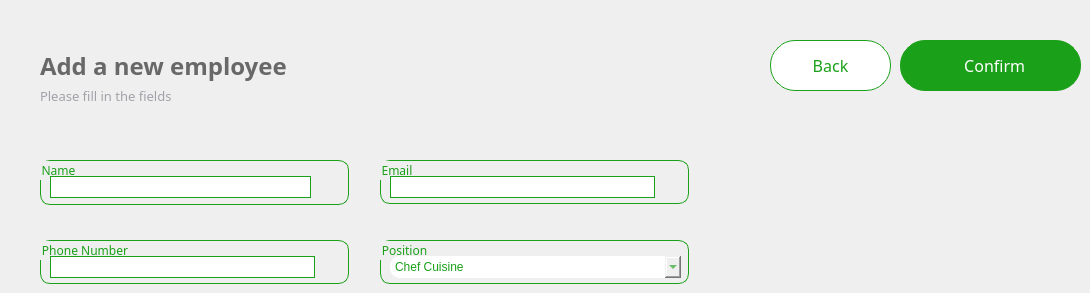
     <widget class="QWidget" name="Add_employee">
      <widget class="QGroupBox" name="email">
       <property name="geometry">
        <rect>
         <x>380</x>
         <y>160</y>
         <width>309</width>
         <height>44</height>
        </rect>
       </property>
       <property name="font">
        <font>
         <family>Lexend Light</family>
        </font>
       </property>
       <property name="styleSheet">
        <string notr="true">border-radius:10px;
border-color: rgb(27, 160, 25);
border-width : 1.2px;
border-style:solid;
color: rgb(27, 160, 25);
</string>
       </property>
       <property name="title">
        <string>Email</string>
       </property>
       <property name="alignment">
        <set>Qt::AlignmentFlag::AlignLeading|Qt::AlignmentFlag::AlignLeft|Qt::AlignmentFlag::AlignTop</set>
       </property>
       <property name="flat">
        <bool>false</bool>
       </property>
       <property name="checkable">
        <bool>false</bool>
       </property>
       <widget class="QLineEdit" name="email_field">
        <property name="geometry">
         <rect>
          <x>10</x>
          <y>16</y>
          <width>265</width>
          <height>22</height>
         </rect>
        </property>
        <property name="styleSheet">
         <string notr="true">border-radius:0px;
border-color: rgb(27, 160, 25);
border-width : 0x;
color:grey;</string>
        </property>
        <property name="text">
         <string/>
        </property>
        <property name="echoMode">
         <enum>QLineEdit::EchoMode::Normal</enum>
        </property>
       </widget>
      </widget>
      <widget class="QLabel" name="Sub_title">
       <property name="geometry">
        <rect>
         <x>40</x>
         <y>80</y>
         <width>291</width>
         <height>31</height>
        </rect>
       </property>
       <property name="font">
        <font>
         <family>Lexend Light</family>
         <pointsize>10</pointsize>
        </font>
       </property>
       <property name="cursor">
        <cursorShape>PointingHandCursor</cursorShape>
       </property>
       <property name="layoutDirection">
        <enum>Qt::LayoutDirection::LeftToRight</enum>
       </property>
       <property name="styleSheet">
        <string notr="true">background-color:transparent;
color: #A2A1A8;
border:none;</string>
       </property>
       <property name="text">
        <string>Please fill in the fields</string>
       </property>
       <property name="alignment">
        <set>Qt::AlignmentFlag::AlignLeading|Qt::AlignmentFlag::AlignLeft|Qt::AlignmentFlag::AlignVCenter</set>
       </property>
      </widget>
      <widget class="QGroupBox" name="name">
       <property name="geometry">
        <rect>
         <x>40</x>
         <y>160</y>
         <width>309</width>
         <height>45</height>
        </rect>
       </property>
       <property name="font">
        <font>
         <family>Lexend Light</family>
        </font>
       </property>
       <property name="styleSheet">
        <string notr="true">border-radius:10px;
border-color: rgb(27, 160, 25);
border-width : 1.2px;
border-style:solid;
color: rgb(27, 160, 25);
</string>
       </property>
       <property name="title">
        <string>Name</string>
       </property>
       <property name="alignment">
        <set>Qt::AlignmentFlag::AlignLeading|Qt::AlignmentFlag::AlignLeft|Qt::AlignmentFlag::AlignTop</set>
       </property>
       <property name="flat">
        <bool>false</bool>
       </property>
       <property name="checkable">
        <bool>false</bool>
       </property>
       <widget class="QLineEdit" name="name_field">
        <property name="enabled">
         <bool>true</bool>
        </property>
        <property name="geometry">
         <rect>
          <x>10</x>
          <y>16</y>
          <width>261</width>
          <height>22</height>
         </rect>
        </property>
        <property name="styleSheet">
         <string notr="true">border-radius:0px;
border-color: rgb(27, 160, 25);
border-width : 0x;
color:grey;</string>
        </property>
        <property name="text">
         <string/>
        </property>
       </widget>
      </widget>
      <widget class="QLabel" name="Title">
       <property name="geometry">
        <rect>
         <x>40</x>
         <y>50</y>
         <width>381</width>
         <height>31</height>
        </rect>
       </property>
       <property name="font">
        <font>
         <family>Lexend</family>
         <pointsize>18</pointsize>
         <bold>true</bold>
        </font>
       </property>
       <property name="styleSheet">
        <string notr="true">color: rgb(104, 104, 104);
border:none;</string>
       </property>
       <property name="text">
        <string>Add a new employee</string>
       </property>
      </widget>
      <widget class="QGroupBox" name="phone_number">
       <property name="geometry">
        <rect>
         <x>40</x>
         <y>240</y>
         <width>309</width>
         <height>44</height>
        </rect>
       </property>
       <property name="font">
        <font>
         <family>Lexend Light</family>
        </font>
       </property>
       <property name="styleSheet">
        <string notr="true">border-radius:10px;
border-color: rgb(27, 160, 25);
border-width : 1.2px;
border-style:solid;
color: rgb(27, 160, 25);
</string>
       </property>
       <property name="title">
        <string>Phone Number</string>
       </property>
       <property name="alignment">
        <set>Qt::AlignmentFlag::AlignLeading|Qt::AlignmentFlag::AlignLeft|Qt::AlignmentFlag::AlignTop</set>
       </property>
       <property name="flat">
        <bool>false</bool>
       </property>
       <property name="checkable">
        <bool>false</bool>
       </property>
       <widget class="QLineEdit" name="phone_field">
        <property name="geometry">
         <rect>
          <x>10</x>
          <y>16</y>
          <width>265</width>
          <height>22</height>
         </rect>
        </property>
        <property name="styleSheet">
         <string notr="true">border-radius:0px;
border-color: rgb(27, 160, 25);
border-width : 0x;
color:grey;</string>
        </property>
        <property name="text">
         <string/>
        </property>
        <property name="echoMode">
         <enum>QLineEdit::EchoMode::Normal</enum>
        </property>
       </widget>
      </widget>
      <widget class="QGroupBox" name="position">
       <property name="geometry">
        <rect>
         <x>380</x>
         <y>240</y>
         <width>309</width>
         <height>44</height>
        </rect>
       </property>
       <property name="font">
        <font>
         <family>Lexend Light</family>
        </font>
       </property>
       <property name="styleSheet">
        <string notr="true">border-radius:10px;
border-color: rgb(27, 160, 25);
border-width : 1.2px;
border-style:solid;
color: rgb(27, 160, 25);
</string>
       </property>
       <property name="title">
        <string>Position</string>
       </property>
       <property name="alignment">
        <set>Qt::AlignmentFlag::AlignLeading|Qt::AlignmentFlag::AlignLeft|Qt::AlignmentFlag::AlignTop</set>
       </property>
       <property name="flat">
        <bool>false</bool>
       </property>
       <property name="checkable">
        <bool>false</bool>
       </property>
       <widget class="QComboBox" name="position_field">
        <property name="geometry">
         <rect>
          <x>10</x>
          <y>16</y>
          <width>291</width>
          <height>22</height>
         </rect>
        </property>
        <property name="styleSheet">
         <string notr="true">border:none;</string>
        </property>
        <item>
         <property name="text">
          <string>Chef Cuisine</string>
         </property>
        </item>
        <item>
         <property name="text">
          <string>Manager</string>
         </property>
        </item>
        <item>
         <property name="text">
          <string>technicien</string>
         </property>
        </item>
       </widget>
      </widget>
      <widget class="QPushButton" name="confirm_employee_btn">
       <property name="geometry">
        <rect>
         <x>900</x>
         <y>40</y>
         <width>181</width>
         <height>51</height>
        </rect>
       </property>
       <property name="styleSheet">
        <string notr="true">*{
border-radius:25px;
color:white;
font-family: Lexend;
font-size:16px;
border-color: rgb(27, 160, 25);
border-width : 1.2px;
border-style:solid;
background-color:#1ba019;
}
QPushButton:hover
{
background:#013220;
color:white;
border-left:3px solid white ; 
border-color:none;
border-radius:25px;
}
QPushButton:pressed
{
background:#013220;
color:white;
border-radius:25px;
font-family: Lexend;
font-size:16px;
border-left:3.2px solid white ; 


/*background: qlineargradient(x1: 0, y1: 0, x2: 0, y2: 1,
                                stop: 0 #ffffff, stop: 1 #dcdcdc);*/
}</string>
       </property>
       <property name="text">
        <string>  Confirm</string>
       </property>
       <property name="iconSize">
        <size>
         <width>200</width>
         <height>200</height>
        </size>
       </property>
      </widget>
      <widget class="QPushButton" name="add_back">
       <property name="geometry">
        <rect>
         <x>770</x>
         <y>40</y>
         <width>121</width>
         <height>51</height>
        </rect>
       </property>
       <property name="styleSheet">
        <string notr="true">*{
border-radius:25px;
color:#1ba019;
font-family: Lexend;
font-size:16px;
border-color: rgb(27, 160, 25);
border-width : 1.2px;
border-style:solid;
background-color:white;
}
QPushButton:hover
{
background:white;
color:#00b521;
border-left:3px solid #00b521 ; 
border-color:none;
border-radius:25px;
}
QPushButton:pressed
{
background:#013220;
color:#1ba019;
border-radius:25px;
font-family: Lexend;
font-size:16px;
border-left:3.2px solid #1BA019 ; 


/*background: qlineargradient(x1: 0, y1: 0, x2: 0, y2: 1,
                                stop: 0 #ffffff, stop: 1 #dcdcdc);*/
}</string>
       </property>
       <property name="text">
        <string>Back</string>
       </property>
       <property name="icon">
        <iconset resource="resources.qrc">
         <normaloff>:/images/back.png</normaloff>:/images/back.png</iconset>
       </property>
       <property name="iconSize">
        <size>
         <width>200</width>
         <height>200</height>
        </size>
       </property>
       <property name="autoRepeatInterval">
        <number>100</number>
       </property>
      </widget>
     </widget>
